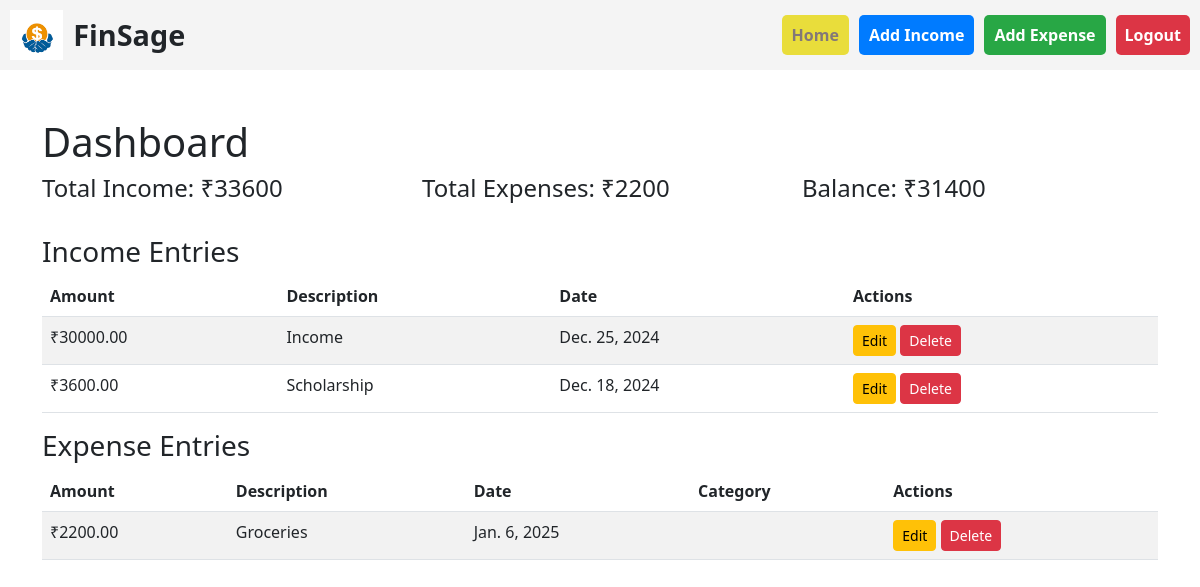
The app's page /dashboard/ (signed in) with its own data.
### finances/models.py (models this page shows, shortened)
class Income(models.Model):
    amount = models.DecimalField(max_digits=10, decimal_places=2)
    description = models.CharField(max_length=255)
    date = models.DateField()
    user = models.ForeignKey('auth.User', on_delete=models.CASCADE)
    class Meta:
        verbose_name = "Income"
        verbose_name_plural = "Incomes"
        ordering = ['-date']
        indexes = [
            models.Index(fields=['user']),
            models.Index(fields=['date']),
        ]

class Expense(models.Model):
    amount = models.DecimalField(max_digits=10, decimal_places=2)
    description = models.CharField(max_length=255)
    date = models.DateField()
    user = models.ForeignKey(User, on_delete=models.CASCADE)
    class Meta:
        verbose_name = "Expense"
        verbose_name_plural = "Expenses"
        ordering = ['-date']
        indexes = [
            models.Index(fields=['user']),
            models.Index(fields=['date']),
        ]

### finances/views.py (the view)
# urls.py: path('dashboard/', views.dashboard, name='dashboard'),
@login_required
def dashboard(request):
    incomes = Income.objects.filter(user=request.user)
    expenses = Expense.objects.filter(user=request.user)
    total_income = incomes.aggregate(Sum('amount'))['amount__sum'] or 0
    total_expenses = expenses.aggregate(Sum('amount'))['amount__sum'] or 0
    balance = total_income - total_expenses
    return render(request, 'finances/dashboard.html', {
        'incomes': incomes,
        'expenses': expenses,
        'total_income': total_income,
        'total_expenses': total_expenses,
        'balance': balance
    })

### finances/templates/finances/dashboard.html (shortened to what this page needs)
<!DOCTYPE html>
<html lang="en">
    <header style="display: flex; align-items: center; padding: 10px; background-color: #f4f4f4; justify-content: space-between;">
        <div style="display: flex; align-items: center;">
            <img alt="FinSage Logo" style="height: 50px; margin-right: 10px;">
            <span style="font-size: 1.8em; font-weight: bold;">FinSage</span>
        </div>
        <div style="display: flex; gap: 10px;">
            <a href="{% url 'finances:home' %}" class="btn" style="background-color: #e9dd3b; color: rgb(131, 120, 120); padding: 7px 9px; border-radius: 5px; font-weight: 600; text-decoration: none;">Home</a>
            <a href="{% url 'finances:add_income' %}" class="btn" style="background-color: #007bff; color: white; padding: 7px 9px; border-radius: 5px; font-weight: 600; text-decoration: none;">Add Income</a>
            <a href="{% url 'finances:add_expense' %}" class="btn" style="background-color: #28a745; color: white; padding: 7px 9px; border-radius: 5px; font-weight: 600; text-decoration: none;">Add Expense</a>
            <a href="/logout" class="logout-button" style="display: inline-flex; align-items: center; background-color: #dc3545; color: white; padding: 7px 9px; border-radius: 5px; font-weight: 600; text-decoration: none;">
                 Logout
            </a>
        </div>
    </header>
    <link href="https://cdn.jsdelivr.net/npm/bootstrap@5.3.0-alpha1/dist/css/bootstrap.min.css" rel="stylesheet">
</head>
<body>
    <div class="container mt-5">
        <h1>Dashboard</h1>
        <div class="row mb-4">
            <div class="col-md-4">
                <h4>Total Income: ₹{{ total_income }}</h4>
            </div>
            <div class="col-md-4">
                <h4>Total Expenses: ₹{{ total_expenses }}</h4>
            </div>
            <div class="col-md-4">
                <h4>Balance: ₹{{ balance }}</h4>
            </div>
        </div>
        <h3>Income Entries</h3>
        <table class="table table-striped">
            <thead>
                <tr>
                    <th>Amount</th>
                    <th>Description</th>
                    <th>Date</th>
                    <th>Actions</th>
                </tr>
            </thead>
            <tbody>
                {% if incomes %}
                    {% for income in incomes %}
                        <tr>
                            <td>₹{{ income.amount }}</td>
                            <td>{{ income.description }}</td>
                            <td>{{ income.date }}</td>
                            <td>
                                <a href="{% url 'finances:edit_income' income.id %}" class="btn btn-warning btn-sm">Edit</a>
                                <a href="{% url 'finances:delete_income' income.id %}" class="btn btn-danger btn-sm" onclick="return confirm('Are you sure you want to delete this income?')">Delete</a>
                            </td>
                        </tr>
                    {% endfor %}
                {% else %}
                    <tr>
                        <td colspan="4">No income entries found.</td>
                    </tr>
                {% endif %}
            </tbody>
        </table>
        <h3>Expense Entries</h3>
        <table class="table table-striped">
            <thead>
                <tr>
                    <th>Amount</th>
                    <th>Description</th>
                    <th>Date</th>
                    <th>Category</th>
                    <th>Actions</th>
                </tr>
            </thead>
            <tbody>
                {% if expenses %}
                    {% for expense in expenses %}
                        <tr>
                            <td>₹{{ expense.amount }}</td>
                            <td>{{ expense.description }}</td>
                            <td>{{ expense.date }}</td>
                            <td>{{ expense.category.name }}</td>
                            <td>
                                <a href="{% url 'finances:edit_expense' expense.id %}" class="btn btn-warning btn-sm">Edit</a>
                                <a href="{% url 'finances:delete_expense' expense.id %}" class="btn btn-danger btn-sm" onclick="return confirm('Are you sure you want to delete this expense?')">Delete</a>
                            </td>
                        </tr>
                    {% endfor %}
                {% else %}
                    <tr>
                        <td colspan="5">No expense entries found.</td>
                    </tr>
                {% endif %}
            </tbody>
        </table>
    </div>
</body>
</html>

### records on screen
Income: amount "30000.00", description "Income", date "Dec. 25, 2024"
Income: amount "3600.00", description "Scholarship", date "Dec. 18, 2024"
Expense: amount "2200.00", description "Groceries", date "Jan. 6, 2025"

### other values on screen
{{ total_income }} "33600"
{{ total_expenses }} "2200"
{{ balance }} "31400"
